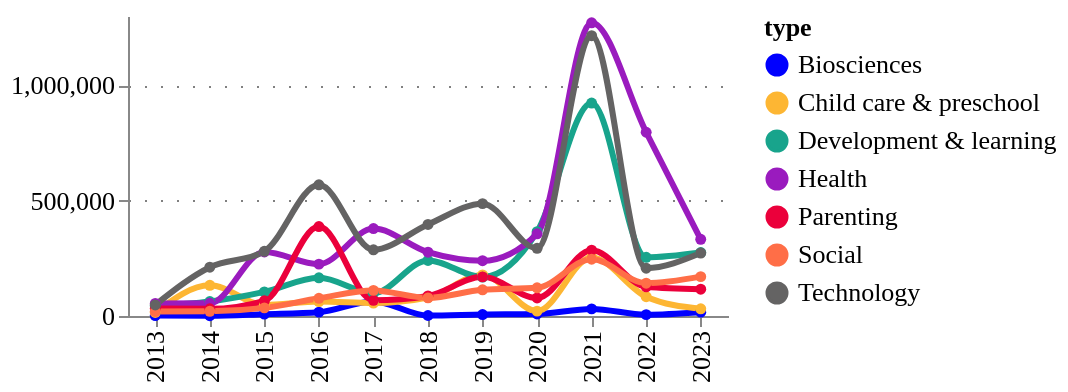

The cell this chart's notebook holds for it:
### Code cell
fig = pu.ts_smooth(
    ts_df,
    ts_df['type'].unique(),
    variable= "amount",
    variable_title = "",
    category_column = 'type',
    width = 300,
    height = 150,
    legend_orient='right',
)
pu.configure_plots(fig)

### Figure 1 — Vega-Lite specification as saved in the notebook (floating-point values rounded to 4 significant figures)
{"config": {"title": {"font": "Averta", "anchor": "start"}, "subtitle": {"font": "Averta"}, "axis": {"labelFont": "Averta", "titleFont": "Averta", "gridColor": "grey", "gridDash": [1, 7], "labelFontSize": 13, "titleFontSize": 13}, "header": {"labelFont": "Averta", "titleFont": "Averta"}, "legend": {"labelFont": "Averta", "titleFont": "Averta", "labelFontSize": 13, "titleFontSize": 13}, "range": {"category": ["#0000FF", "#FDB633", "#18A48C", "#9A1BBE", "#EB003B", "#FF6E47", "#646363", "#0F294A", "#97D9E3", "#A59BEE", "#F6A4B7", "#D2C9C0", "#FFFFFF", "#000000"], "ordinal": {"scheme": ["#0000FF", "#FDB633", "#18A48C", "#9A1BBE", "#EB003B", "#FF6E47", "#646363", "#0F294A", "#97D9E3", "#A59BEE", "#F6A4B7", "#D2C9C0", "#FFFFFF", "#000000"]}}, "view": {"strokeWidth": 0}}, "data": {"name": "data-194a922800aef43319490b5656b736b1"}, "mark": {"type": "line", "interpolate": "monotone", "point": {"filled": true, "size": 30}, "size": 3, "strokeDash": [0]}, "encoding": {"color": {"field": "type", "legend": {"orient": "right"}, "type": "nominal"}, "tooltip": [{"field": "year", "title": "Year", "type": "ordinal"}, {"field": "type", "type": "nominal"}, {"field": "amount", "format": ".3f", "title": "", "type": "quantitative"}], "x": {"field": "year", "title": "", "type": "ordinal"}, "y": {"field": "amount", "title": "", "type": "quantitative"}}, "height": 150, "title": {"anchor": "start", "text": "", "fontSize": 14, "subtitle": "", "subtitleFont": "Averta", "subtitleFontSize": 13}, "width": 300, "$schema": "https://vega.github.io/schema/vega-lite/v4.17.0.json", "datasets": {"data-194a922800aef43319490b5656b736b1": [{"year": 2013, "type": "Biosciences", "counts": 1, "counts_prop": 0.0, "amount": 2139.0, "amount_prop": 0.0}, {"year": 2014, "type": "Biosciences", "counts": 3, "counts_prop": 0.001, "amount": 1250.0, "amount_prop": 0.0}, {"year": 2015, "type": "Biosciences", "counts": 3, "counts_prop": 0.001, "amount": 8106.0, "amount_prop": 0.001}, {"year": 2016, "type": "Biosciences", "counts": 5, "counts_prop": 0.001, "amount": 16720.0, "amount_prop": 0.001}, {"year": 2017, "type": "Biosciences", "counts": 6, "counts_prop": 0.002, "amount": 63180.0, "amount_prop": 0.005}, {"year": 2018, "type": "Biosciences", "counts": 7, "counts_prop": 0.002, "amount": 2162.0, "amount_prop": 0.0}, {"year": 2019, "type": "Biosciences", "counts": 10, "counts_prop": 0.003, "amount": 6228.0, "amount_prop": 0.001}, {"year": 2020, "type": "Biosciences", "counts": 4, "counts_prop": 0.001, "amount": 8701.0, "amount_prop": 0.001}, {"year": 2021, "type": "Biosciences", "counts": 6, "counts_prop": 0.002, "amount": 30860.0, "amount_prop": 0.003}, {"year": 2022, "type": "Biosciences", "counts": 9, "counts_prop": 0.002, "amount": 5902.0, "amount_prop": 0.0}, {"year": 2023, "type": "Biosciences", "counts": 6, "counts_prop": 0.002, "amount": 16720.0, "amount_prop": 0.001}, {"year": 2013, "type": "Child care & preschool", "counts": 29, "counts_prop": 0.008, "amount": 15600.0, "amount_prop": 0.001}, {"year": 2014, "type": "Child care & preschool", "counts": 39, "counts_prop": 0.01, "amount": 133000.0, "amount_prop": 0.011}, {"year": 2015, "type": "Child care & preschool", "counts": 40, "counts_prop": 0.011, "amount": 48810.0, "amount_prop": 0.004}, {"year": 2016, "type": "Child care & preschool", "counts": 53, "counts_prop": 0.014, "amount": 62450.0, "amount_prop": 0.005}, {"year": 2017, "type": "Child care & preschool", "counts": 63, "counts_prop": 0.017, "amount": 56230.0, "amount_prop": 0.005}, {"year": 2018, "type": "Child care & preschool", "counts": 46, "counts_prop": 0.012, "amount": 79800.0, "amount_prop": 0.007}, {"year": 2019, "type": "Child care & preschool", "counts": 51, "counts_prop": 0.014, "amount": 177800.0, "amount_prop": 0.015}, {"year": 2020, "type": "Child care & preschool", "counts": 37, "counts_prop": 0.01, "amount": 21110.0, "amount_prop": 0.002}, {"year": 2021, "type": "Child care & preschool", "counts": 53, "counts_prop": 0.014, "amount": 253900.0, "amount_prop": 0.021}, {"year": 2022, "type": "Child care & preschool", "counts": 36, "counts_prop": 0.01, "amount": 83630.0, "amount_prop": 0.007}, {"year": 2023, "type": "Child care & preschool", "counts": 11, "counts_prop": 0.003, "amount": 31080.0, "amount_prop": 0.003}, {"year": 2013, "type": "Development & learning", "counts": 56, "counts_prop": 0.015, "amount": 43990.0, "amount_prop": 0.004}, {"year": 2014, "type": "Development & learning", "counts": 62, "counts_prop": 0.017, "amount": 62770.0, "amount_prop": 0.005}, {"year": 2015, "type": "Development & learning", "counts": 66, "counts_prop": 0.018, "amount": 104300.0, "amount_prop": 0.009}, {"year": 2016, "type": "Development & learning", "counts": 60, "counts_prop": 0.016, "amount": 165700.0, "amount_prop": 0.014}, {"year": 2017, "type": "Development & learning", "counts": 78, "counts_prop": 0.021, "amount": 98870.0, "amount_prop": 0.008}, {"year": 2018, "type": "Development & learning", "counts": 87, "counts_prop": 0.023, "amount": 240800.0, "amount_prop": 0.02}, {"year": 2019, "type": "Development & learning", "counts": 92, "counts_prop": 0.025, "amount": 168400.0, "amount_prop": 0.014}, {"year": 2020, "type": "Development & learning", "counts": 71, "counts_prop": 0.019, "amount": 365300.0, "amount_prop": 0.03}, {"year": 2021, "type": "Development & learning", "counts": 88, "counts_prop": 0.023, "amount": 922900.0, "amount_prop": 0.075}, {"year": 2022, "type": "Development & learning", "counts": 41, "counts_prop": 0.011, "amount": 254300.0, "amount_prop": 0.021}, {"year": 2023, "type": "Development & learning", "counts": 23, "counts_prop": 0.006, "amount": 275100.0, "amount_prop": 0.022}, {"year": 2013, "type": "Health", "counts": 63, "counts_prop": 0.017, "amount": 54420.0, "amount_prop": 0.004}, {"year": 2014, "type": "Health", "counts": 66, "counts_prop": 0.018, "amount": 55030.0, "amount_prop": 0.004}, {"year": 2015, "type": "Health", "counts": 97, "counts_prop": 0.026, "amount": 277500.0, "amount_prop": 0.023}, {"year": 2016, "type": "Health", "counts": 123, "counts_prop": 0.033, "amount": 224700.0, "amount_prop": 0.018}, {"year": 2017, "type": "Health", "counts": 116, "counts_prop": 0.031, "amount": 378800.0, "amount_prop": 0.031}, {"year": 2018, "type": "Health", "counts": 123, "counts_prop": 0.033, "amount": 276700.0, "amount_prop": 0.023}, {"year": 2019, "type": "Health", "counts": 156, "counts_prop": 0.042, "amount": 239500.0, "amount_prop": 0.02}, {"year": 2020, "type": "Health", "counts": 119, "counts_prop": 0.032, "amount": 356300.0, "amount_prop": 0.029}, {"year": 2021, "type": "Health", "counts": 181, "counts_prop": 0.048, "amount": 1271000.0, "amount_prop": 0.104}, {"year": 2022, "type": "Health", "counts": 113, "counts_prop": 0.03, "amount": 796200.0, "amount_prop": 0.065}, {"year": 2023, "type": "Health", "counts": 65, "counts_prop": 0.017, "amount": 332200.0, "amount_prop": 0.027}, {"year": 2013, "type": "Parenting", "counts": 57, "counts_prop": 0.015, "amount": 32010.0, "amount_prop": 0.003}, {"year": 2014, "type": "Parenting", "counts": 52, "counts_prop": 0.014, "amount": 31090.0, "amount_prop": 0.003}, {"year": 2015, "type": "Parenting", "counts": 61, "counts_prop": 0.016, "amount": 65840.0, "amount_prop": 0.005}, {"year": 2016, "type": "Parenting", "counts": 82, "counts_prop": 0.022, "amount": 387600.0, "amount_prop": 0.032}, {"year": 2017, "type": "Parenting", "counts": 75, "counts_prop": 0.02, "amount": 68060.0, "amount_prop": 0.006}, {"year": 2018, "type": "Parenting", "counts": 60, "counts_prop": 0.016, "amount": 86840.0, "amount_prop": 0.007}, {"year": 2019, "type": "Parenting", "counts": 83, "counts_prop": 0.022, "amount": 169500.0, "amount_prop": 0.014}, {"year": 2020, "type": "Parenting", "counts": 64, "counts_prop": 0.017, "amount": 78210.0, "amount_prop": 0.006}, {"year": 2021, "type": "Parenting", "counts": 65, "counts_prop": 0.017, "amount": 285100.0, "amount_prop": 0.023}, {"year": 2022, "type": "Parenting", "counts": 34, "counts_prop": 0.009, "amount": 126700.0, "amount_prop": 0.01}, {"year": 2023, "type": "Parenting", "counts": 22, "counts_prop": 0.006, "amount": 116000.0, "amount_prop": 0.009}, {"year": 2013, "type": "Social", "counts": 28, "counts_prop": 0.007, "amount": 19490.0, "amount_prop": 0.002}, {"year": 2014, "type": "Social", "counts": 33, "counts_prop": 0.009, "amount": 20300.0, "amount_prop": 0.002}, {"year": 2015, "type": "Social", "counts": 39, "counts_prop": 0.01, "amount": 35150.0, "amount_prop": 0.003}, {"year": 2016, "type": "Social", "counts": 61, "counts_prop": 0.016, "amount": 76710.0, "amount_prop": 0.006}, {"year": 2017, "type": "Social", "counts": 59, "counts_prop": 0.016, "amount": 111000.0, "amount_prop": 0.009}, {"year": 2018, "type": "Social", "counts": 45, "counts_prop": 0.012, "amount": 78610.0, "amount_prop": 0.006}, {"year": 2019, "type": "Social", "counts": 50, "counts_prop": 0.013, "amount": 113600.0, "amount_prop": 0.009}, {"year": 2020, "type": "Social", "counts": 39, "counts_prop": 0.01, "amount": 122200.0, "amount_prop": 0.01}, {"year": 2021, "type": "Social", "counts": 39, "counts_prop": 0.01, "amount": 246200.0, "amount_prop": 0.02}, {"year": 2022, "type": "Social", "counts": 28, "counts_prop": 0.007, "amount": 142400.0, "amount_prop": 0.012}, {"year": 2023, "type": "Social", "counts": 21, "counts_prop": 0.006, "amount": 170500.0, "amount_prop": 0.014}, {"year": 2013, "type": "Technology", "counts": 120, "counts_prop": 0.032, "amount": 48080.0, "amount_prop": 0.004}, {"year": 2014, "type": "Technology", "counts": 149, "counts_prop": 0.04, "amount": 211300.0, "amount_prop": 0.017}, {"year": 2015, "type": "Technology", "counts": 173, "counts_prop": 0.046, "amount": 280300.0, "amount_prop": 0.023}, {"year": 2016, "type": "Technology", "counts": 183, "counts_prop": 0.049, "amount": 568600.0, "amount_prop": 0.046}, {"year": 2017, "type": "Technology", "counts": 188, "counts_prop": 0.05, "amount": 286900.0, "amount_prop": 0.023}, {"year": 2018, "type": "Technology", "counts": 166, "counts_prop": 0.044, "amount": 396700.0, "amount_prop": 0.032}, {"year": 2019, "type": "Technology", "counts": 158, "counts_prop": 0.042, "amount": 486900.0, "amount_prop": 0.04}, {"year": 2020, "type": "Technology", "counts": 137, "counts_prop": 0.037, "amount": 293200.0, "amount_prop": 0.024}, {"year": 2021, "type": "Technology", "counts": 158, "counts_prop": 0.042, "amount": 1215000.0, "amount_prop": 0.099}, {"year": 2022, "type": "Technology", "counts": 90, "counts_prop": 0.024, "amount": 207300.0, "amount_prop": 0.017}, {"year": 2023, "type": "Technology", "counts": 57, "counts_prop": 0.015, "amount": 272600.0, "amount_prop": 0.022}]}}
